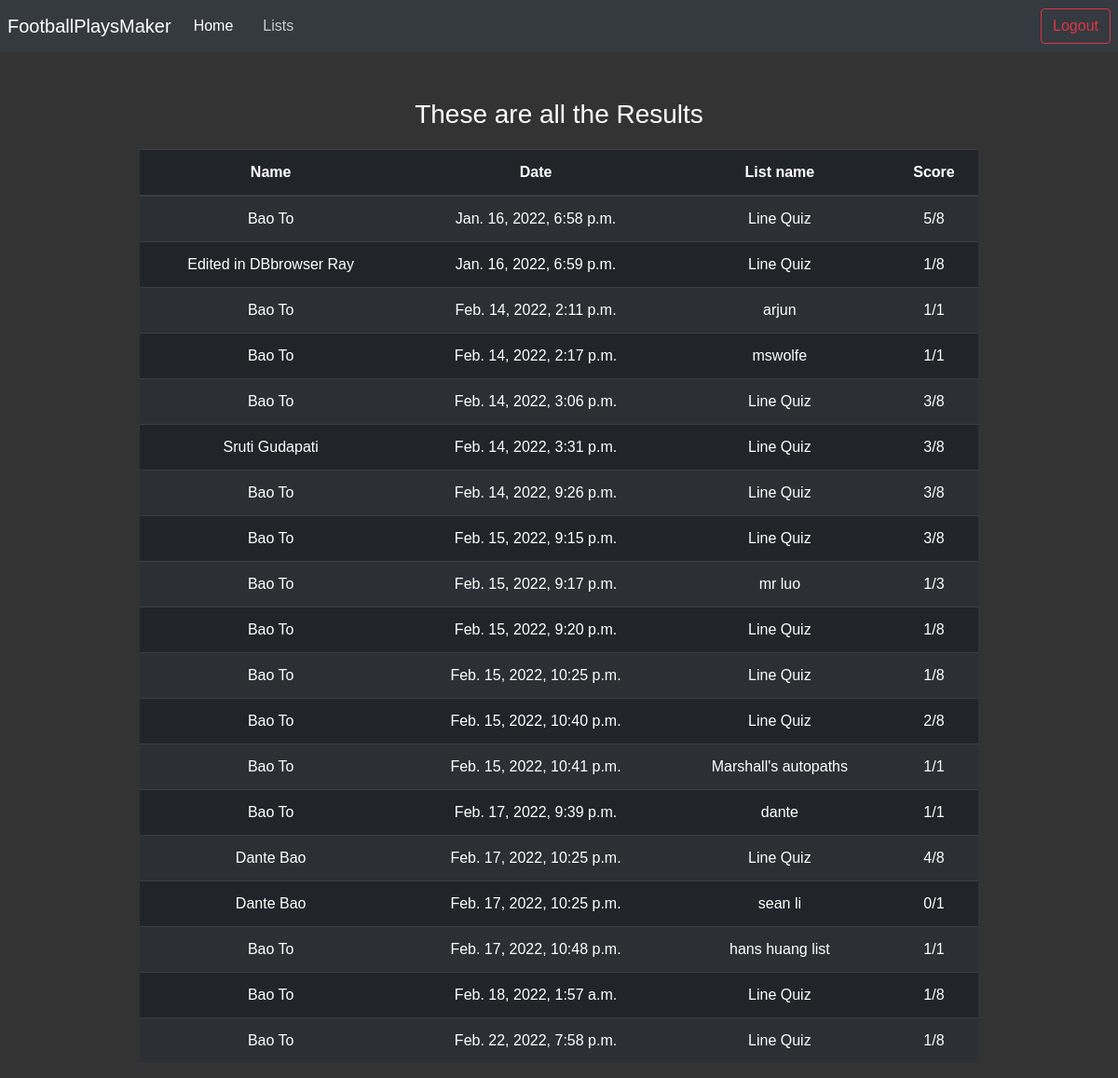
/results (signed in), run on an earlier commit of the app's database.
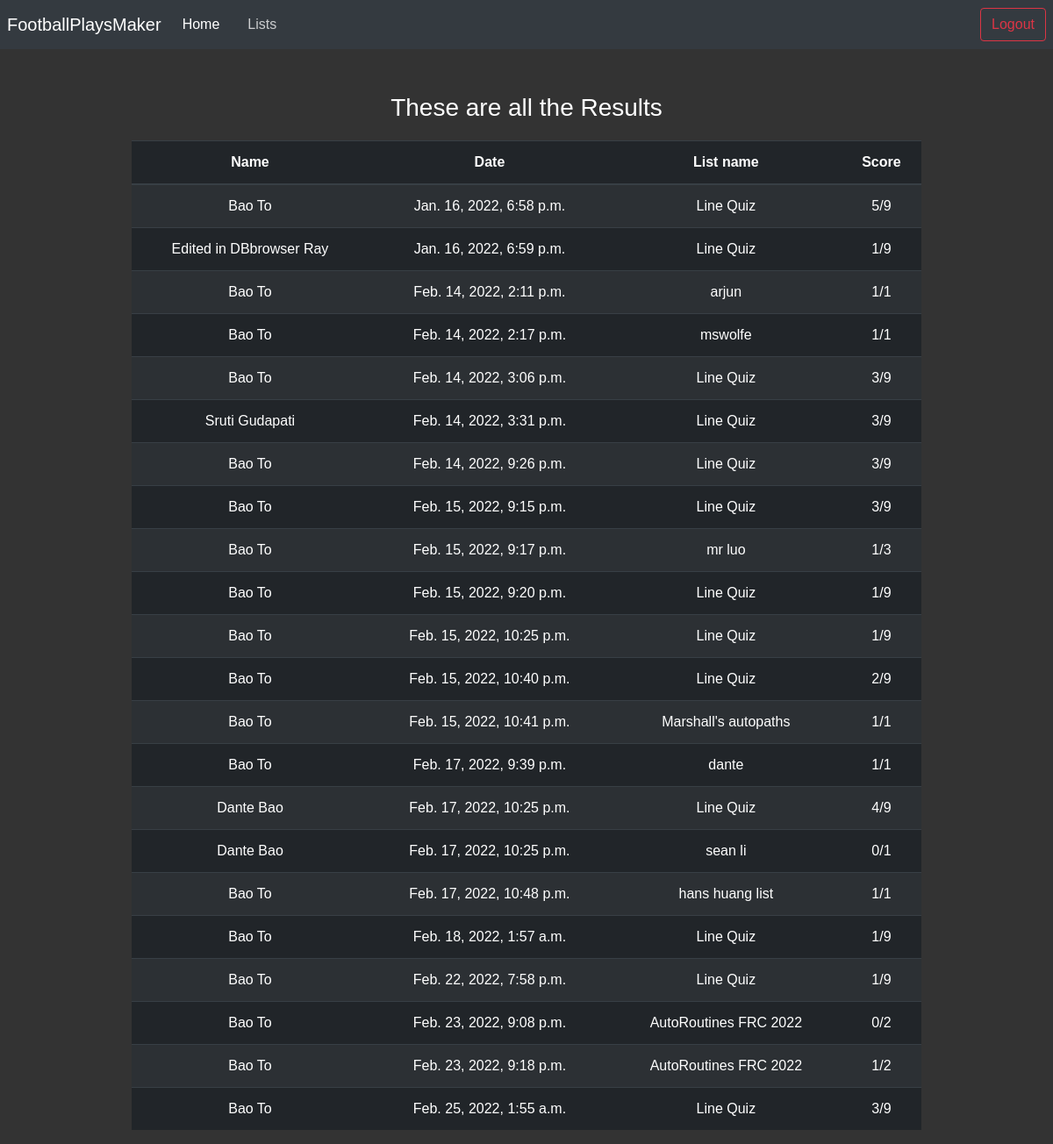
And on a later commit of the database.
### main/models.py (models this page shows, shortened)
class Score(models.Model):
    user = models.ForeignKey(User, related_name="scores", on_delete=models.CASCADE)
    list = models.ForeignKey(List, related_name="scores", on_delete=models.CASCADE)
    score = models.IntegerField(default=0)
    created_at = models.DateTimeField(auto_now_add=True)

class User(models.Model):
    first_name = models.CharField(max_length=255)
    last_name = models.CharField(max_length=255)
    email = models.CharField(max_length=255)
    password = models.CharField(max_length=255)
    def __str__(self): #this is like the getInstance() method in Frc, it gets the instance object
        return self.first_name + " " + self.last_name

class List(models.Model):
    list_name = models.CharField(max_length=255)
    user = models.ForeignKey(User, related_name="lists", on_delete=models.CASCADE)
    created_at = models.DateTimeField(auto_now_add=True) #used for logging the time that the user signed up
    number_of_questions = models.IntegerField(default=0) #used to collect the number of questions that are collected by the user
    def __str__(self):
        return self.list_name

### main/views.py (the view)
# urls.py: path('results', results, name='results'),
def results(request):
    if 'user' not in request.session:
        return redirect('/login')
    else:
        scores = Score.objects.all()
        return render(request, 'results.html', {'scores': scores})

### templates/results.html (shortened to what this page needs)
{% load static %}
<!DOCTYPE html>
<html lang="en">
  <head>
    <link
      rel="stylesheet"
      href="https://maxcdn.bootstrapcdn.com/bootstrap/4.0.0/css/bootstrap.min.css"
    />
    <link rel="stylesheet" href="{% static 'dist/css/adminlte.min.css' %}" />
    <link rel="stylesheet" href="https://cdnjs.cloudflare.com/ajax/libs/font-awesome/5.11.2/css/fontawesome.min.css">
    <link rel="stylesheet" href="https://cdnjs.cloudflare.com/ajax/libs/font-awesome/5.11.2/css/all.min.css">
  </head>
  <body style="background-color: #333;font-family: Helvetica;font-style: bold;">
    <nav class="navbar navbar-expand-lg navbar-dark bg-dark">
      <div class="collapse navbar-collapse" id="navbarTogglerDemo01">
        <a class="navbar-brand" href="/">FootballPlaysMaker</a>
        <ul class="navbar-nav mr-auto mt-2 mt-lg-0">
          <li class="nav-item active">
            <a class="nav-link" href="/"
              >Home </a
            >
          </li>
          <li class="nav-item">
            <a class="nav-link" href="/lists">Lists <span class="sr-only">(current)</span></a>
          </li>
        </ul>
        <a
          href="/logout"
          style="margin-left: 10px"
          class="btn btn-outline-danger my-2 my-sm-0"
          type="submit"
          >Logout</a
        >
      </div>
    </nav>
    <h3 style="color: white;text-align: center;margin-top: 50px;">These are all the Results</h3>
    <div class="container d-flex justify-content-center" style="margin-top: 20px;">
    <table class="table table-striped table-dark " style="width: 80%;text-align: center;">
        <thead>
          <tr>
            <th scope="col">Name</th>
            <th scope="col">Date</th>
            <th scope="col">List name</th>
            <th scope="col">Score</th>
          </tr>
        </thead>
        <tbody>
          {% for score in scores %}
          <tr>
            <td>{{score.user}}</td>
            <td>{{score.created_at}}</td>
            <td>{{score.list}}</td>
            <td>{{score.score}}/{{score.list.number_of_questions}}</td>
          </tr>
          {% endfor %}
        </tbody>
      </table>
    </div>
  </body>
</html>

What changed in the data, as far as the page shows it:
changed through a linked row, Score "Jan. 16, 2022, 6:58 p.m.": list.number_of_questions "8" → "9"
changed through a linked row, Score "Jan. 16, 2022, 6:59 p.m.": list.number_of_questions "8" → "9"
changed through a linked row, Score "Feb. 14, 2022, 3:06 p.m.": list.number_of_questions "8" → "9"
changed through a linked row, Score "Feb. 14, 2022, 3:31 p.m.": list.number_of_questions "8" → "9"
changed through a linked row, Score "Feb. 14, 2022, 9:26 p.m.": list.number_of_questions "8" → "9"
changed through a linked row, Score "Feb. 15, 2022, 9:15 p.m.": list.number_of_questions "8" → "9"
changed through a linked row, Score "Feb. 15, 2022, 9:20 p.m.": list.number_of_questions "8" → "9"
changed through a linked row, Score "Feb. 15, 2022, 10:25 p.m.": list.number_of_questions "8" → "9"
changed through a linked row, Score "Feb. 15, 2022, 10:40 p.m.": list.number_of_questions "8" → "9"
changed through a linked row, Score (number 15 of 22 on the later page): list.number_of_questions "8" → "9"
changed through a linked row, Score "Feb. 18, 2022, 1:57 a.m.": list.number_of_questions "8" → "9"
changed through a linked row, Score "Feb. 22, 2022, 7:58 p.m.": list.number_of_questions "8" → "9"
added Score: user "Bao To", created_at "Feb. 23, 2022, 9:08 p.m.", list "AutoRoutines FRC 2022", score "0", list.number_of_questions "2"
added Score: user "Bao To", created_at "Feb. 23, 2022, 9:18 p.m.", list "AutoRoutines FRC 2022", score "1", list.number_of_questions "2"
added Score: user "Bao To", created_at "Feb. 25, 2022, 1:55 a.m.", list "Line Quiz", score "3", list.number_of_questions "9"
